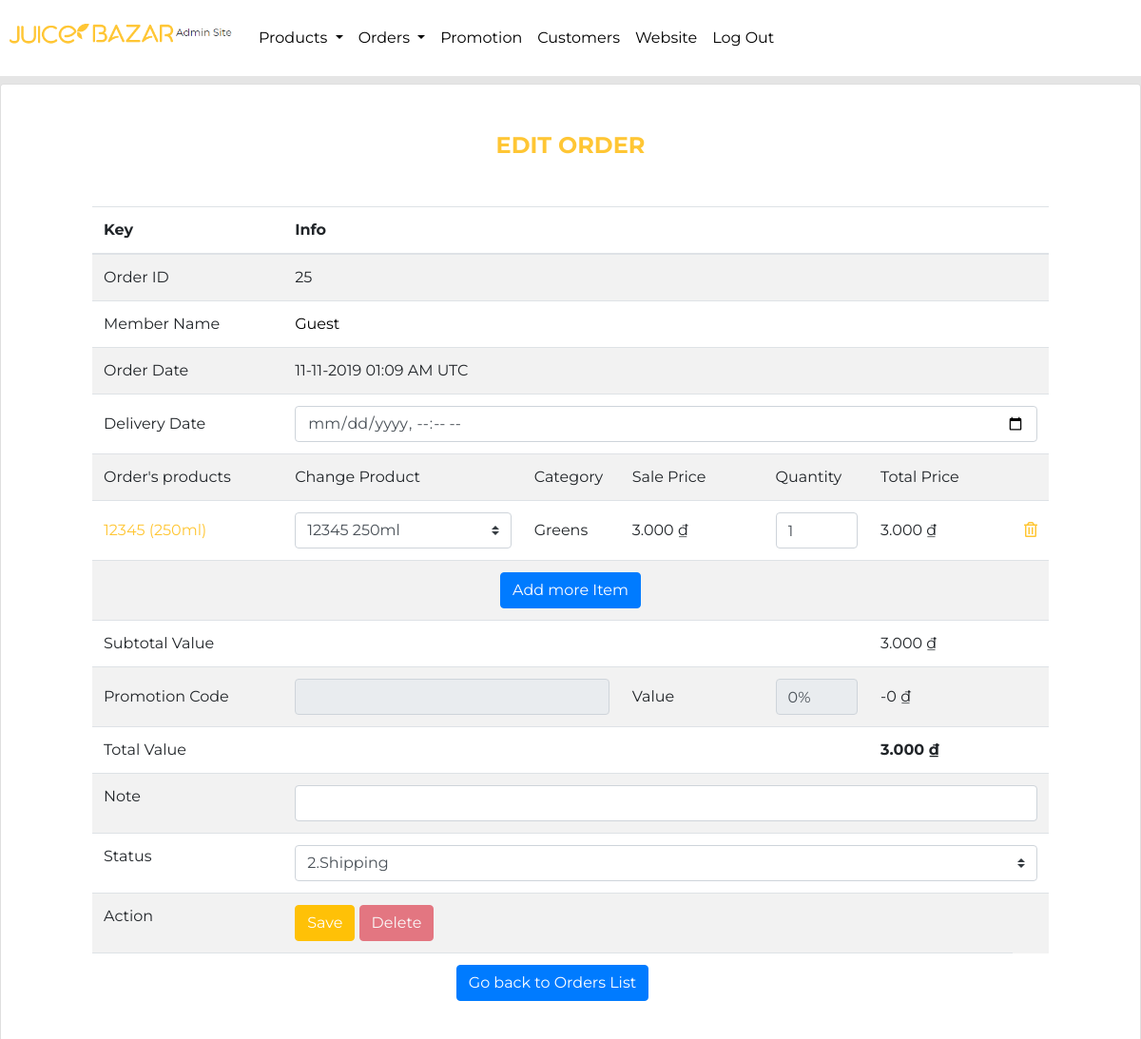
The page /admin/public/orders-edit.php?id=25 (signed in) on the database its author committed.
### tables this page shows
CREATE TABLE `orders` (
  `OrderId` int(11) NOT NULL,
  `MemberId` int(11) NOT NULL,
  `PurchaseDate` datetime NOT NULL DEFAULT current_timestamp(),
  `DeliveryDate` datetime DEFAULT NULL,
  `PromoId` tinyint(4) DEFAULT NULL,
  `Status` tinyint(1) NOT NULL DEFAULT 0,
  `Note` text NOT NULL
);

### admin/public/orders-edit.php (called while the page is built, shortened)
<?php
if (!empty($_SESSION['admin'])) {
    include_once __DIR__ . '/../include/DatabaseConnection.php';
    include_once __DIR__ . '/../include/DatabaseFunctions.php';
    try {
        if (isset($_POST['EditOrderBtn'])) {
            $previous = "javascript:history.go(-1)";
            if (isset($_SERVER['HTTP_REFERER'])) {
                $previous = $_SERVER['HTTP_REFERER'];
            }
            if ($_POST['DeliveryDate'] && strtotime($_POST['PurchaseDate']) > strtotime($_POST['DeliveryDate'])) {
                $title = 'Error';
                $output = "Sorry, DeliveryDate should be later than PurchaseDate. Please go &nbsp; <a href='. $previous . '>back</a> &nbsp; to edit. ";
            } else {
                $record =  [
                    'OrderId' => $_POST['OrderId'],
                    'DeliveryDate' => ($_POST['DeliveryDate'] ?? ''),
                    'NewProduct' => $_POST['newProduct'],
                    'PromoId' => $_POST['PromoId'] ?? "",
                    'Note' => $_POST['Note'],
                    'Status' => $_POST['Status'],
                    'OldStatus' => $_POST['oldStatus']
                ];
                print_r($_POST);
            }
        } else {
            if (!empty($_GET['id'])) {
                $sectionTitle = "Edit Order";
                if (!empty(getOrders($pdo, $_GET['id']))) {
                    $orders = getOrders($pdo, $_GET['id']);
                } else {
                    header('location: admin-orders.php');
                }
            } else {
                header('location: admin-orders.php');
            }
            include __DIR__ . '/../templates/orders-edit.html.php';
        }
    } catch (PDOException $e) {
        $title = 'An error has occurred';
        $output = 'Database error: ' . $e->getMessage() . ' in ' .
            $e->getFile() . ':' . $e->getLine();
    }
} else {
    header('location: index.php');
}
include __DIR__ . '/../templates/layout.html.php';

### admin/include/DatabaseFunctions.php (called while the page is built, shortened)
<?php
function query($pdo, $sql, $parameters = [])
{
    $query = $pdo->prepare($sql);
    $query->execute($parameters);
    return $query;
}
function getOrders($pdo, $id = '')
{
    if ($id == '') {
        $sql = 'SELECT * FROM `orders` ORDER BY `OrderId` DESC';
        $query = query($pdo, $sql);
        $results = $query->fetchAll();
    } else {
        $sql = 'SELECT * FROM `orders` WHERE `OrderId` = :OrderId';
        $parameters = [':OrderId' => $id];
        $query = query($pdo, $sql, $parameters);
        $results = $query->fetchAll();
    }
    $orders = [];
    foreach ($results as $result) {
        $promo = empty($result['PromoId']) ? ['PromoName' => '', 'PromoValue' => 0] : getOrderInfo($pdo, 'promotion', 'PromoId', $result['PromoId']);
        $member = getOrderInfo($pdo, 'member', 'MemberId', $result['MemberId']);
        $items = getOrderDetail($pdo, $result['OrderId']);
        $subTotalValue = 0;
        foreach ($items as $item) {
            $subTotalValue += ($item['SalePrice'] * $item['Quantity']);
        }
        $orders[] = [
            'OrderId' => $result['OrderId'],
            'MemberId' => $result['MemberId'],
            'MemberName' => $member['Name'],
            'PurchaseDate' => $result['PurchaseDate'],
            'DeliveryDate' => $result['DeliveryDate'] ?? "",
            'Items' => getOrderDetail($pdo, $result['OrderId']),
            'List' => getListProducts($pdo),
            'PromoId' => $result['PromoId'],
            'PromoName' => $promo['PromoName'],
            'PromoValue' => $promo['PromoValue'],
            'subTotalValue' => $subTotalValue,
            'Status' => $result['Status'],
            'Note' => $result['Note']
        ];
    }
    return $orders;
}
function getOrderDetail($pdo, $OrderId)
{
    $sql = 'SELECT pd.`ProductDetailId`, p.`ProductId`, p.`Name`, od.`SalePrice`, od.`Quantity`, pd.`CapacityId`, p.`TypeId`, t.`Type` FROM `orderdetail` od JOIN `productdetail` pd ON od.`ProductDetailId` = pd.`ProductDetailId` JOIN  `product` p ON pd.`ProductId` = p.`ProductId` JOIN `Type` t ON t.`TypeId` = p.`TypeId` WHERE `OrderID` = :OrderId';
    $parameters = [':OrderId' => $OrderId];
    $results = query($pdo, $sql, $parameters)->fetchAll();
    return $results;
}
function getOrderInfo($pdo, $table, $primaryKey, $keyValue)
{
    $sql = 'SELECT * FROM `' . $table . '` WHERE `' . $primaryKey . '` = :keyValue';
    $parameters = [':keyValue' => $keyValue];
    $results = query($pdo, $sql, $parameters)->fetch();
    return $results;
}
function getListProducts($pdo)
{
    $sql = 'SELECT pd.`ProductDetailId`, pd.`Price`, p.`Name`, pd.`CapacityId` FROM `productdetail` pd JOIN `product` p ON pd.`ProductId`= p.`ProductId` WHERE p.`Status`= 1 ORDER BY p.`Name`';
    return query($pdo, $sql)->fetchAll();
}

### admin/templates/orders-edit.html.php (the view, shortened to what this page needs)
<div class="page-section card col-12 p-5">
    <div class="section-title"><?= $sectionTitle ?></div>
    <div class="px-5">
        <form method="post" action="" id='formOrderProduct'>
            <table class="table table-hover table-striped" id='prodEditTable'>
                <thead>
                    <tr>
                        <th scope="col" width=15%>Key</th>
                        <th scope="col" colspan="6">Info</th>
                    </tr>
                </thead>
                <tbody class="table-body">
                    <tr>
                        <td scope="col">Order ID</td>
                        <td colspan="6">
                            <?= $orders[0]['OrderId'] ?>
                        </td>
                    </tr>
                    <tr>
                        <td scope="col">Member Name</td>
                        <td colspan="6">
                            <a class="admin-link" href="member-edit.php?id=<?= $orders[0]['MemberId'] ?>"><?= $orders[0]['MemberName'] ?></a>
                        </td>
                    </tr>
                    <tr>
                        <td scope="col">Order Date</td>
                        <td colspan="6">
                            <?= date_format(date_create($orders[0]['PurchaseDate']), 'd-m-Y H:i A T') ?>
                            <input type="hidden" name="PurchaseDate" value="<?= $orders[0]['PurchaseDate']; ?>"></td>
                    </tr>
                    <tr>
                        <td scope="col" class="align-middle">Delivery Date</td>
                        <td colspan="6">
                            <input class="form-control" name="DeliveryDate" type="datetime-local" value="<?php if ($orders[0]['DeliveryDate'] == '') {
                                                                                                                echo '';
                                                                                                            } else {
                                                                                                                echo date_format(date_create($orders[0]['DeliveryDate']), 'Y-m-d\TH:i:s');
                                                                                                            } ?>">
                        </td>
                    </tr>
                    <tr>
                        <td scope="col" style="width: 20%">Order's products</td>
                        <td style="width: 25%">Change Product</td>
                        <td>Category</td>
                        <td style="width: 15%">Sale Price</td>
                        <td>Quantity</td>
                        <td style="width: 15%">Total Price</td>
                        <td></td>
                    </tr>
                    <?php foreach ($orders[0]['Items'] as $item) : ?>
                        <tr class="product-item">
                            <td class="align-middle">
                                <a href="products-edit.php?id=<?= $item['ProductId'] ?>"><?= $item['Name'] ?>&nbsp;(<?= $item['CapacityId'] - 1 ? "330ml" : "250ml" ?>)</a>
                            </td>
                            <td><select name="newProduct[<?= $_SESSION['productCount']  ?>][ProductDetailId]" class="custom-select product-select">
                                    <?php foreach ($orders[0]['List'] as $list) : ?>
                                        <option value="<?= $list['ProductDetailId']; ?>" <?= ($item['ProductDetailId'] == $list['ProductDetailId']) ? 'selected' : '' ?>>
                                            <?= $list['Name']; ?> <?= ($list['CapacityId'] == 1) ? "250ml" : "330ml" ?>
                                        </option>
                                    <?php endforeach; ?>
                                </select>
                            </td>
                            <td class="align-middle product-type"><?= $item['Type']; ?></td>
                            <td class="align-middle">
                                <span class="product-price"><?= number_format($item['SalePrice'], 0, ",", ".") ?></span> ₫
                            </td>
                            <td>
                                <input type="number" min=1 max=100 class="form-control product-quantity" name="newProduct[<?= $_SESSION['productCount']  ?>][Quantity]" value="<?= $item['Quantity']; ?>">
                            </td>
                            <td class="align-middle"><span class="product-totalPrice"><?= number_format($item['SalePrice'] * $item['Quantity'], 0, ",", ".") ?></span> ₫</td>
                            <td class="align-middle">
                                <a class="product-delete" href="#!"><i class="far fa-trash-alt"></i></a>
                            </td>
                        </tr>
                    <?php endforeach; ?>
                    <tr>
                        <td colspan="7" class="text-center"><a class="btn btn-primary btn-link text-white" id="addProductBtn">Add more Item</a></td>
                    </tr>
                    <tr>
                        <td scope="col">Subtotal Value</td>
                        <td colspan="4">
                        </td>
                        <td colspan="2">
                            <span class="product-subtotal"><?= number_format($orders[0]['subTotalValue'], 0, ",", ".") ?> </span> ₫
                        </td>
                    </tr>
                    <tr>
                        <td scope="col" class="align-middle">Promotion Code</td>
                        <td colspan="2">
                            <input class="form-control" type="text" disabled value="<?= $orders[0]['PromoName'] ?>">
                        </td>
                        <td class="align-middle">
                            Value</td>
                        <td>
                            <input class="form-control product-promovalue" type="text" disabled value="<?= $orders[0]['PromoValue'] * 100 ?>%">
                        </td>
                        <td class="align-middle" colspan="2">
                            -<span class="product-discount"><?= number_format($orders[0]['PromoValue'] * $orders[0]['subTotalValue'], 0, ",", ".") ?> </span>₫
                        </td>
                    </tr>
                    <tr>
                        <td scope="col">Total Value</td>
                        <td colspan="4">
                        </td>
                        <td colspan="2">
                            <span class="product-total font-weight-bold"> <?= number_format($orders[0]['subTotalValue'] * (1 - $orders[0]['PromoValue']), 0, ",", ".") ?> </span><strong>₫</strong>
                        </td>
                    </tr>
                    <tr>
                        <td scope="col">Note</td>
                        <td colspan="6">
                            <input class="form-control" name="Note" type="text" value="<?= $orders[0]['Note'] ?>">
                        </td>
                    </tr>
                    <tr>
                        <td scope="col">Status</td>
                        <td colspan="6">
                            <select class="custom-select" name="Status" value="<?= $orders[0]['Status'] ?>">
                                <option value="2" <?= $orders[0]['Status'] == 2 ? 'selected' : '' ?>>2.Shipping</option>
                            </select>
                        </td>
                    </tr>
                    <tr>
                        <td scope="col">Action</td>
                        <td colspan="6"><button class="btn btn-warning text-white" type="submit" name="EditOrderBtn">Save</button>
                            <a class="btn btn-danger text-white delete-product <?= ($orders[0]['Status'] != 4) ? 'disabled' : ''; ?>" data-toggle="modal" data-target="#deleteModal" data-element-id="<?= $orders[0]['OrderId'] ?>" data-element-name="<?= $orders[0]['OrderId'] ?>">
                                Delete
                            </a>
                        </td>
                    </tr>
                    <tr>
                        <td colspan="6" class="text-center">
                            <a class="btn btn-primary text-white" href="admin-orders.php">
                                Go back to Orders List
                            </a>
                        </td>
                    </tr>
                </tbody>
            </table>
        </form>
    </div>
</div>

### assets/css/style.css (style rules this page uses)
body { font-family: "Montserrat", sans-serif; background-color: #e5e5e5; }
a { color: #ffc634 !important; text-decoration: none; }
.section-title { font-weight: bold; font-size: 1.5rem; line-height: 2rem; text-align: center; text-transform: uppercase; color: #ffc634; padding-bottom: 3rem; }
.admin-link { color: black !important; }

### rows shown on the page
orders: OrderId "25", PurchaseDate "11-11-2019 01:09 AM UTC", MemberId "0%", $orders[0]['PromoValue']*$orders[0]['subTotalValue'] "0", $orders[0]['subTotalValue']*(1-$orders[0]['PromoValue']) "3.000", Status "2.Shipping"

### other values the page prints
$sectionTitle "EDIT ORDER"
$orders[0]['MemberName'] "Guest"
$item['Name'] "12345"
$item['Type'] "Greens"
$item['SalePrice'] "3.000"
$item['SalePrice'] * $item['Quantity'] "3.000"
$orders[0]['subTotalValue'] "3.000"
form field value "12345 250ml"
